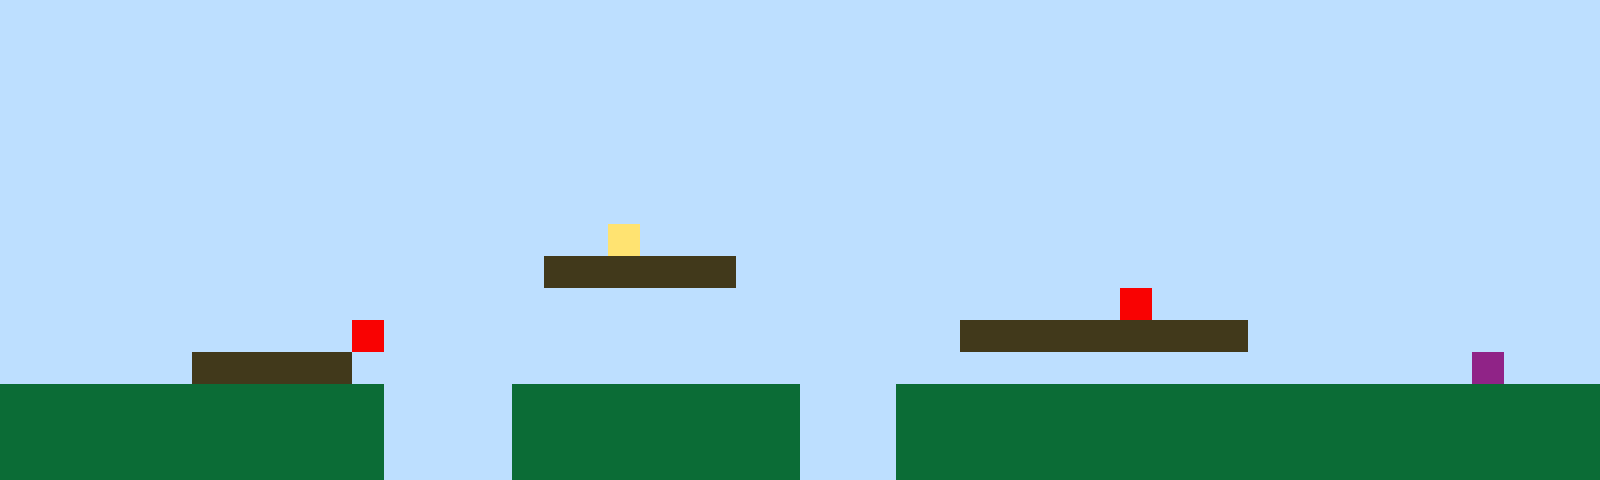

A level layout from a 2D game, rendered from its tile map. Below: a short description, then the map file with its tile-grid data intact:
An orthogonal 50x15 tile map with 32x32 px tiles, 1 tile layer (Tile Layer 1).

<map version="1.10" tiledversion="1.11.2" orientation="orthogonal" renderorder="right-up" width="50" height="15" tilewidth="32" tileheight="32" infinite="0" nextlayerid="2" nextobjectid="1"><editorsettings><export target="map1.csv" format="csv" /></editorsettings><tileset firstgid="1" name="sprites" tilewidth="32" tileheight="32" tilecount="6" columns="3"><image source="sprites.png" width="96" height="64" /></tileset><layer id="1" name="Tile Layer 1" width="50" height="15"><data encoding="csv">1,1,1,1,1,1,1,1,1,1,1,1,1,1,1,1,1,1,1,1,1,1,1,1,1,1,1,1,1,1,1,1,1,1,1,1,1,1,1,1,1,1,1,1,1,1,1,1,1,1,1,1,1,1,1,1,1,1,1,1,1,1,1,1,1,1,1,1,1,1,1,1,1,1,1,1,1,1,1,1,1,1,1,1,1,1,1,1,1,1,1,1,1,1,1,1,1,1,1,1,1,1,1,1,1,1,1,1,1,1,1,1,1,1,1,1,1,1,1,1,1,1,1,1,1,1,1,1,1,1,1,1,1,1,1,1,1,1,1,1,1,1,1,1,1,1,1,1,1,1,1,1,1,1,1,1,1,1,1,1,1,1,1,1,1,1,1,1,1,1,1,1,1,1,1,1,1,1,1,1,1,1,1,1,1,1,1,1,1,1,1,1,1,1,1,1,1,1,1,1,1,1,1,1,1,1,1,1,1,1,1,1,1,1,1,1,1,1,1,1,1,1,1,1,1,1,1,1,1,1,1,1,1,1,1,1,1,1,1,1,1,1,1,1,1,1,1,1,1,1,1,1,1,1,1,1,1,1,1,1,1,1,1,1,1,1,1,1,1,1,1,1,1,1,1,1,1,1,1,1,1,1,1,1,1,1,1,1,1,1,1,1,1,1,1,1,1,1,1,1,1,1,1,1,1,1,1,1,1,1,1,1,1,1,1,1,1,1,1,1,1,1,1,1,1,1,1,1,1,1,1,1,1,1,1,1,1,1,1,1,1,1,1,1,1,1,1,1,1,1,1,1,1,1,1,1,1,1,1,1,1,1,1,1,1,1,1,1,1,4,1,1,1,1,1,1,1,1,1,1,1,1,1,1,1,1,1,1,1,1,1,1,1,1,1,1,1,1,1,1,1,1,1,1,1,1,1,1,1,1,1,1,1,1,1,1,1,3,3,3,3,3,3,1,1,1,1,1,1,1,1,1,1,1,1,1,1,1,1,1,1,1,1,1,1,1,1,1,1,1,1,1,1,1,1,1,1,1,1,1,1,1,1,1,1,1,1,1,1,1,1,1,1,1,1,1,1,1,1,1,1,1,1,1,1,5,1,1,1,1,1,1,1,1,1,1,1,1,1,1,1,1,1,1,1,1,1,1,1,1,1,5,1,1,1,1,1,1,1,1,1,1,1,1,1,1,1,1,1,1,3,3,3,3,3,3,3,3,3,1,1,1,1,1,1,1,1,1,1,1,1,1,1,1,1,1,3,3,3,3,3,1,1,1,1,1,1,1,1,1,1,1,1,1,1,1,1,1,1,1,1,1,1,1,1,1,1,1,1,1,1,1,1,1,1,1,6,1,1,1,2,2,2,2,2,2,2,2,2,2,2,2,1,1,1,1,2,2,2,2,2,2,2,2,2,1,1,1,2,2,2,2,2,2,2,2,2,2,2,2,2,2,2,2,2,2,2,2,2,2,2,2,2,2,2,2,2,2,2,2,2,2,1,1,1,1,2,2,2,2,2,2,2,2,2,1,1,1,2,2,2,2,2,2,2,2,2,2,2,2,2,2,2,2,2,2,2,2,2,2,2,2,2,2,2,2,2,2,2,2,2,2,1,1,1,1,2,2,2,2,2,2,2,2,2,1,1,1,2,2,2,2,2,2,2,2,2,2,2,2,2,2,2,2,2,2,2,2,2,2</data></layer></map>
